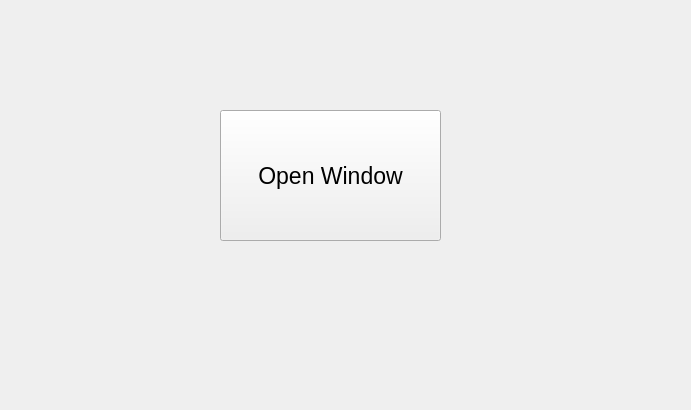
<?xml version="1.0" encoding="UTF-8"?>
<ui version="4.0">
 <class>MainWindow</class>
 <widget class="QMainWindow" name="MainWindow">
  <property name="geometry">
   <rect>
    <x>0</x>
    <y>0</y>
    <width>691</width>
    <height>410</height>
   </rect>
  </property>
  <property name="windowTitle">
   <string>First Window</string>
  </property>
  <widget class="QWidget" name="centralwidget">
   <widget class="QPushButton" name="pushButton">
    <property name="geometry">
     <rect>
      <x>220</x>
      <y>110</y>
      <width>221</width>
      <height>131</height>
     </rect>
    </property>
    <property name="font">
     <font>
      <pointsize>17</pointsize>
     </font>
    </property>
    <property name="text">
     <string>Open Window</string>
    </property>
   </widget>
  </widget>
  <widget class="QMenuBar" name="menubar">
   <property name="geometry">
    <rect>
     <x>0</x>
     <y>0</y>
     <width>691</width>
     <height>21</height>
    </rect>
   </property>
  </widget>
 </widget>
 <resources/>
 <connections/>
</ui>
